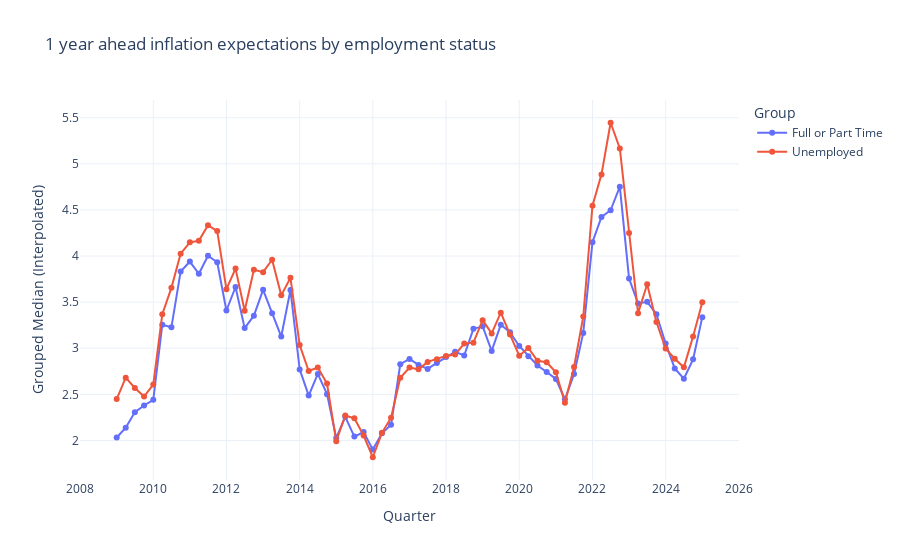

The code cell stored with this chart in its notebook:
### Code cell
emp_map = {
    "1": "Full or Part Time",
    "2": "Unemployed"
}

plot_question_medians(median_dfs[0], emp_map, '1 year ahead inflation expectations by employment status')
